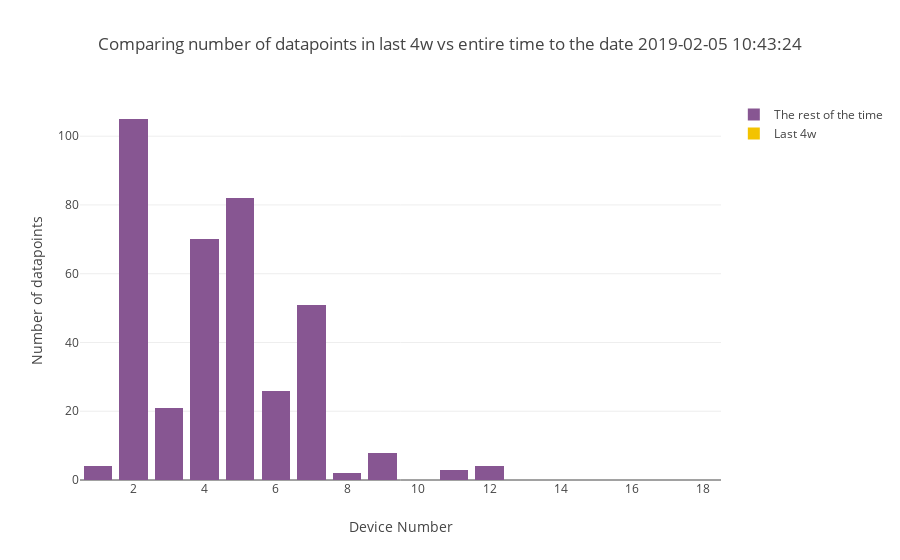

This figure's notebook cell:
### Markdown cell above
Plotting combined barchart - entire number of datapoints vs number of datapoints in last 4 weeks.

### Code cell
combined_bar_plot_2traces(xvalues=device_numbers,
                          yvalues1=download_counts_time,
                          yvalues2=[a - b for a, b in zip(download_counts, download_counts_time)],
                          name1='Last '+time_interval,
                          name2='The rest of the time',
                          title="Comparing number of datapoints in last "+time_interval+" vs entire time "+ title_tail,
                          ytitle="Number of datapoints")

### Figure 1 — Plotly figure (JSON) as saved in the notebook; plotly's stock layout.template omitted (floating-point values rounded to 4 significant figures)
{"data": [{"marker": {"color": "#F3C300"}, "name": "Last 4w", "type": "bar", "x": [1, 2, 3, 4, 5, 6, 7, 8, 9, 10, 11, 12, 14, 15, 16, 17, 18], "y": [0, 0, 0, 0, 0, 0, 0, 0, 0, 0, 0, 0, 0, 0, 0, 0, 0]}, {"marker": {"color": "#875692"}, "name": "The rest of the time", "type": "bar", "x": [1, 2, 3, 4, 5, 6, 7, 8, 9, 10, 11, 12, 14, 15, 16, 17, 18], "y": [4, 105, 21, 70, 82, 26, 51, 2, 8, 0, 3, 4, 0, 0, 0, 0, 0]}], "layout": {"barmode": "stack", "title": "Comparing number of datapoints in last 4w vs entire time to the date 2019-02-05 10:43:24", "xaxis": {"title": "Device Number"}, "yaxis": {"title": "Number of datapoints"}}}
